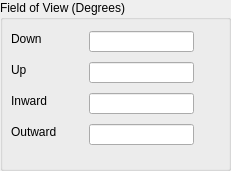
  <widget class="QGroupBox" name="groupBox_2">
   <property name="geometry">
    <rect>
     <x>290</x>
     <y>340</y>
     <width>231</width>
     <height>171</height>
    </rect>
   </property>
   <property name="title">
    <string>Field of View (Degrees)</string>
   </property>
   <widget class="QLabel" name="label_18">
    <property name="geometry">
     <rect>
      <x>11</x>
      <y>31</y>
      <width>70</width>
      <height>16</height>
     </rect>
    </property>
    <property name="minimumSize">
     <size>
      <width>70</width>
      <height>0</height>
     </size>
    </property>
    <property name="maximumSize">
     <size>
      <width>70</width>
      <height>16777215</height>
     </size>
    </property>
    <property name="text">
     <string>Down</string>
    </property>
   </widget>
   <widget class="QLineEdit" name="fovdown">
    <property name="geometry">
     <rect>
      <x>89</x>
      <y>31</y>
      <width>105</width>
      <height>21</height>
     </rect>
    </property>
    <property name="minimumSize">
     <size>
      <width>105</width>
      <height>0</height>
     </size>
    </property>
    <property name="maximumSize">
     <size>
      <width>105</width>
      <height>16777215</height>
     </size>
    </property>
    <property name="focusPolicy">
     <enum>Qt::ClickFocus</enum>
    </property>
    <property name="toolTip">
     <string>&lt;html&gt;&lt;head/&gt;&lt;body&gt;&lt;p&gt;&lt;span style=&quot; font-family:'Libre Franklin','Arial','Helvetica','sans-serif'; font-size:18px; font-weight:300; color:#363940; background-color:#ffffff;&quot;&gt;Field of view downward in degrees&lt;/span&gt;&lt;/p&gt;&lt;/body&gt;&lt;/html&gt;</string>
    </property>
    <property name="text">
     <string/>
    </property>
    <property name="clearButtonEnabled">
     <bool>true</bool>
    </property>
   </widget>
   <widget class="QLabel" name="label_16">
    <property name="geometry">
     <rect>
      <x>11</x>
      <y>62</y>
      <width>70</width>
      <height>16</height>
     </rect>
    </property>
    <property name="minimumSize">
     <size>
      <width>70</width>
      <height>0</height>
     </size>
    </property>
    <property name="maximumSize">
     <size>
      <width>70</width>
      <height>16777215</height>
     </size>
    </property>
    <property name="text">
     <string>Up</string>
    </property>
   </widget>
   <widget class="QLineEdit" name="fovup">
    <property name="geometry">
     <rect>
      <x>89</x>
      <y>62</y>
      <width>105</width>
      <height>21</height>
     </rect>
    </property>
    <property name="minimumSize">
     <size>
      <width>105</width>
      <height>0</height>
     </size>
    </property>
    <property name="maximumSize">
     <size>
      <width>105</width>
      <height>16777215</height>
     </size>
    </property>
    <property name="focusPolicy">
     <enum>Qt::ClickFocus</enum>
    </property>
    <property name="toolTip">
     <string>&lt;html&gt;&lt;head/&gt;&lt;body&gt;&lt;p&gt;&lt;span style=&quot; font-family:'Libre Franklin','Arial','Helvetica','sans-serif'; font-size:18px; font-weight:300; color:#363940; background-color:#ffffff;&quot;&gt;Field of view upward in degrees&lt;/span&gt;&lt;/p&gt;&lt;/body&gt;&lt;/html&gt;</string>
    </property>
    <property name="text">
     <string/>
    </property>
    <property name="clearButtonEnabled">
     <bool>true</bool>
    </property>
   </widget>
   <widget class="QLabel" name="label_17">
    <property name="geometry">
     <rect>
      <x>11</x>
      <y>93</y>
      <width>70</width>
      <height>16</height>
     </rect>
    </property>
    <property name="minimumSize">
     <size>
      <width>70</width>
      <height>0</height>
     </size>
    </property>
    <property name="maximumSize">
     <size>
      <width>70</width>
      <height>16777215</height>
     </size>
    </property>
    <property name="text">
     <string>Inward</string>
    </property>
   </widget>
   <widget class="QLineEdit" name="fovin">
    <property name="geometry">
     <rect>
      <x>89</x>
      <y>93</y>
      <width>105</width>
      <height>21</height>
     </rect>
    </property>
    <property name="minimumSize">
     <size>
      <width>105</width>
      <height>0</height>
     </size>
    </property>
    <property name="maximumSize">
     <size>
      <width>105</width>
      <height>16777215</height>
     </size>
    </property>
    <property name="focusPolicy">
     <enum>Qt::ClickFocus</enum>
    </property>
    <property name="toolTip">
     <string>&lt;html&gt;&lt;head/&gt;&lt;body&gt;&lt;p&gt;&lt;span style=&quot; font-family:'Libre Franklin','Arial','Helvetica','sans-serif'; font-size:18px; font-weight:300; color:#363940; background-color:#ffffff;&quot;&gt;Field of view inward in degrees&lt;/span&gt;&lt;/p&gt;&lt;/body&gt;&lt;/html&gt;</string>
    </property>
    <property name="text">
     <string/>
    </property>
    <property name="clearButtonEnabled">
     <bool>true</bool>
    </property>
   </widget>
   <widget class="QLabel" name="label_19">
    <property name="geometry">
     <rect>
      <x>11</x>
      <y>124</y>
      <width>70</width>
      <height>16</height>
     </rect>
    </property>
    <property name="minimumSize">
     <size>
      <width>70</width>
      <height>0</height>
     </size>
    </property>
    <property name="maximumSize">
     <size>
      <width>70</width>
      <height>16777215</height>
     </size>
    </property>
    <property name="text">
     <string>Outward</string>
    </property>
   </widget>
   <widget class="QLineEdit" name="fovout">
    <property name="geometry">
     <rect>
      <x>89</x>
      <y>124</y>
      <width>105</width>
      <height>21</height>
     </rect>
    </property>
    <property name="minimumSize">
     <size>
      <width>105</width>
      <height>0</height>
     </size>
    </property>
    <property name="maximumSize">
     <size>
      <width>105</width>
      <height>16777215</height>
     </size>
    </property>
    <property name="focusPolicy">
     <enum>Qt::ClickFocus</enum>
    </property>
    <property name="toolTip">
     <string>&lt;html&gt;&lt;head/&gt;&lt;body&gt;&lt;p&gt;&lt;span style=&quot; font-family:'Libre Franklin','Arial','Helvetica','sans-serif'; font-size:18px; font-weight:300; color:#363940; background-color:#ffffff;&quot;&gt;Field of view outward in degrees&lt;/span&gt;&lt;/p&gt;&lt;/body&gt;&lt;/html&gt;</string>
    </property>
    <property name="text">
     <string/>
    </property>
    <property name="clearButtonEnabled">
     <bool>true</bool>
    </property>
   </widget>
  </widget>
